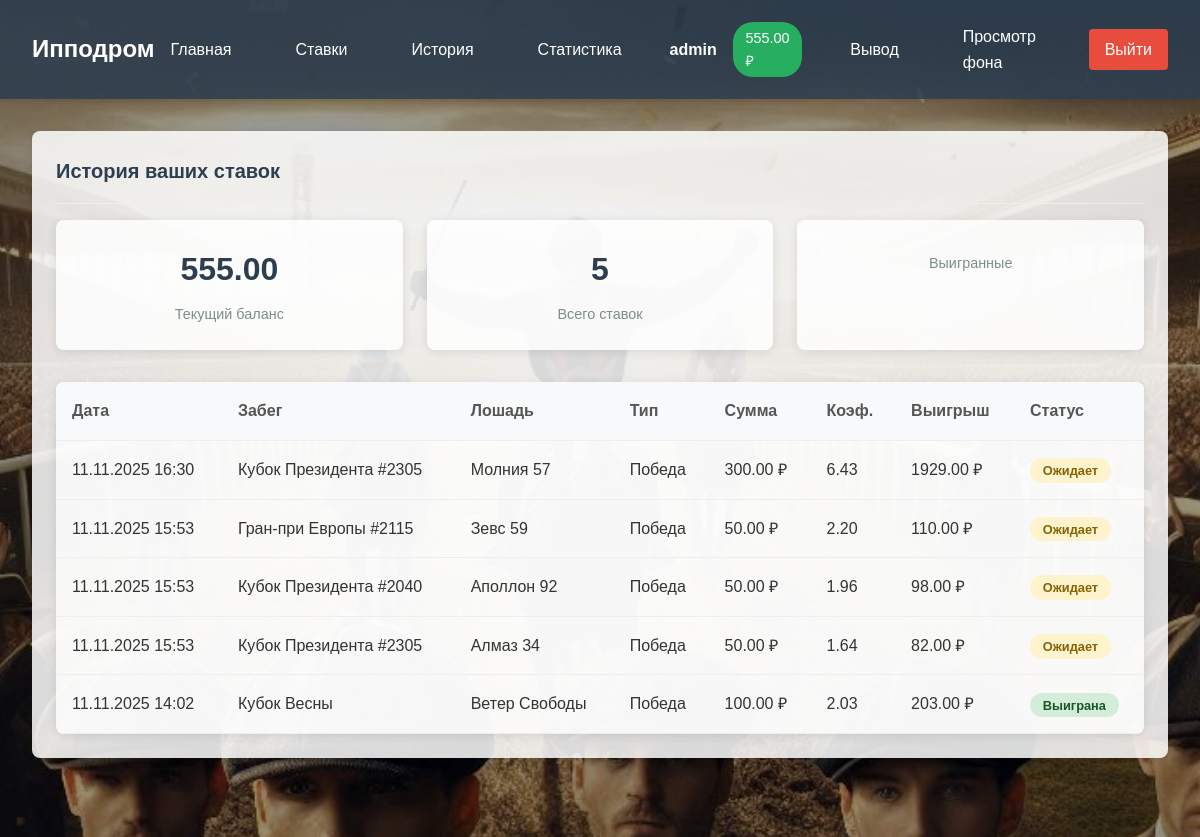
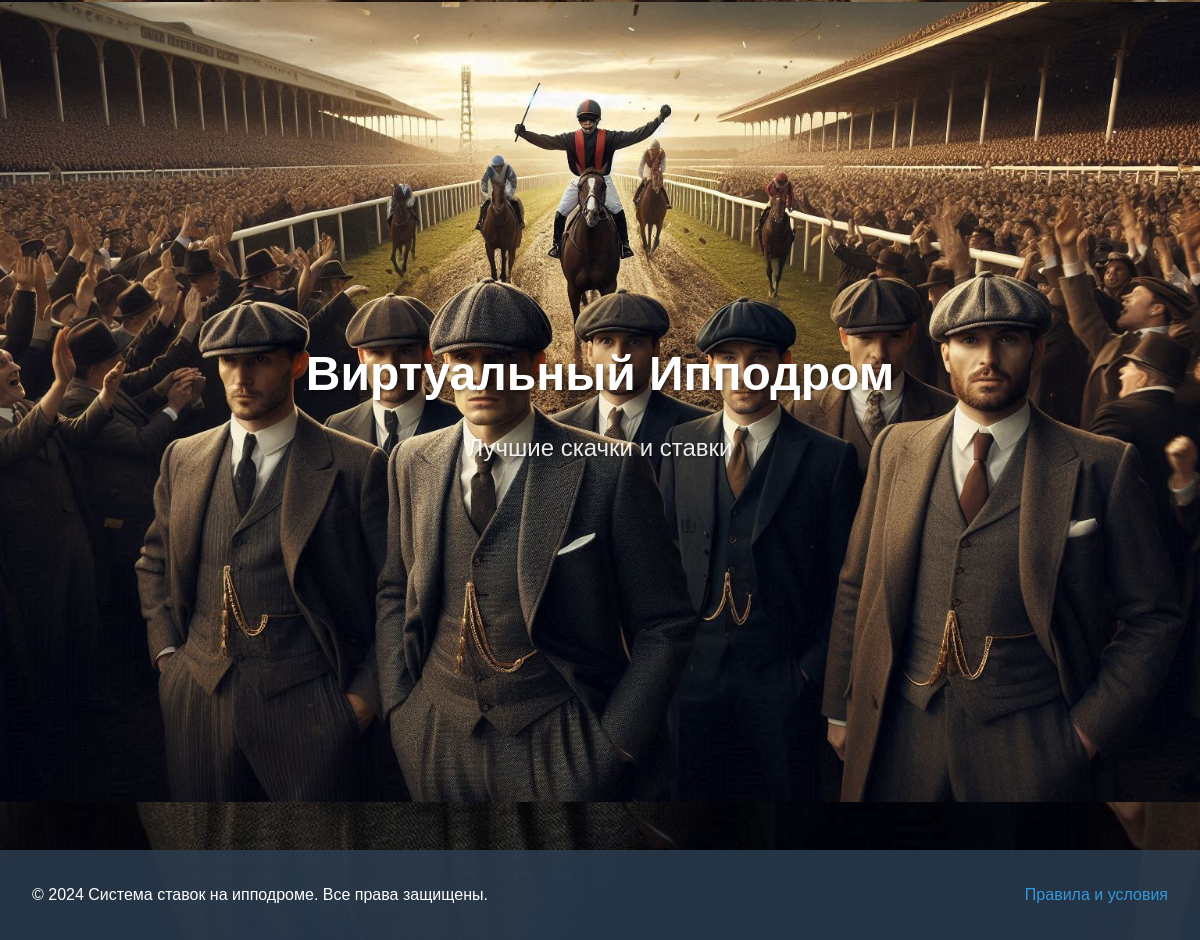
/bet-history/ (signed in), run on the app's committed database (2 pictures, top to bottom).
### betting/models.py (models this page shows, shortened)
class UserProfile(models.Model):
    user = models.OneToOneField(User, on_delete=models.CASCADE, related_name='betting_profile')
    balance = models.DecimalField(max_digits=10, decimal_places=2, default=1000.00)
    created_at = models.DateTimeField(auto_now_add=True)
    updated_at = models.DateTimeField(auto_now=True)

class Bet(models.Model):
    BET_TYPES = [
        ('win', 'Победа'),
        ('place', 'Место'),
        ('show', 'Показ'),
    ]
    user = models.ForeignKey(User, on_delete=models.CASCADE)
    race = models.ForeignKey(Race, on_delete=models.CASCADE)
    horse = models.ForeignKey(Horse, on_delete=models.CASCADE)
    bet_type = models.CharField(max_length=10, choices=BET_TYPES, default='win')
    amount = models.DecimalField(max_digits=10, decimal_places=2, default=0)
    odds = models.DecimalField(max_digits=5, decimal_places=2, default=2.0)
    potential_win = models.DecimalField(max_digits=10, decimal_places=2, default=0)
    is_winner = models.BooleanField(default=False)
    is_settled = models.BooleanField(default=False)
    created_at = models.DateTimeField(auto_now_add=True)
    settled_at = models.DateTimeField(null=True, blank=True)

class Race(models.Model):
    STATUS_CHOICES = [
        ('scheduled', 'Запланирован'),
        ('in_progress', 'В процессе'),
        ('finished', 'Завершен'),
        ('cancelled', 'Отменен'),
    ]
    name = models.CharField(max_length=200)
    start_time = models.DateTimeField()
    status = models.CharField(max_length=20, choices=STATUS_CHOICES, default='scheduled')
    created_at = models.DateTimeField(auto_now_add=True)
    winner = models.ForeignKey('Horse', on_delete=models.SET_NULL, null=True, blank=True, related_name='won_races')

class Horse(models.Model):
    race = models.ForeignKey(Race, on_delete=models.CASCADE, related_name='horses')
    name = models.CharField(max_length=100)
    odds = models.DecimalField(max_digits=5, decimal_places=2, default=2.0)
    color = models.CharField(max_length=50, blank=True)
    jockey = models.CharField(max_length=100, blank=True)

### betting/views.py (the view)
# urls.py: path('bet-history/', views.bet_history, name='bet_history'),
@login_required
def bet_history(request):
    bets = Bet.objects.filter(user=request.user).order_by('-created_at')
    user_profile = request.user.betting_profile
    context = {
        'bets': bets,
        'user_profile': user_profile
    }
    return render(request, 'betting/bet_history.html', context)

### betting/templates/betting/bet_history.html (shortened to what this page needs)
{% extends 'betting/base.html' %}
{% block content %}
<div class="card">
    <div class="card-header">
        <h1 class="card-title">История ваших ставок</h1>
    </div>
    <div class="user-stats">
        <div class="stats-grid">
            <div class="stat-card">
                <div class="stat-value">{{ user_profile.balance }}</div>
                <div class="stat-label">Текущий баланс</div>
            </div>
            <div class="stat-card">
                <div class="stat-value">{{ bets|length }}</div>
                <div class="stat-label">Всего ставок</div>
            </div>
            <div class="stat-card">
                <div class="stat-label">Выигранные</div>
            </div>
        </div>
    </div>
    {% if bets %}
    <div class="table-responsive">
        <table class="table">
            <thead>
                <tr>
                    <th>Дата</th>
                    <th>Забег</th>
                    <th>Лошадь</th>
                    <th>Тип</th>
                    <th>Сумма</th>
                    <th>Коэф.</th>
                    <th>Выигрыш</th>
                    <th>Статус</th>
                </tr>
            </thead>
            <tbody>
                {% for bet in bets %}
                <tr>
                    <td>{{ bet.created_at|date:"d.m.Y H:i" }}</td>
                    <td>{{ bet.race.name }}</td>
                    <td>{{ bet.horse.name }}</td>
                    <td>{{ bet.get_bet_type_display }}</td>
                    <td>{{ bet.amount }} ₽</td>
                    <td>{{ bet.odds }}</td>
                    <td>{{ bet.potential_win }} ₽</td>
                    <td>
                        {% if bet.is_settled %}
                            {% if bet.is_winner %}
                            <span class="status-badge status-won">Выиграна</span>
                            {% else %}
                            <span class="status-badge status-lost">Проиграна</span>
                            {% endif %}
                        {% else %}
                        <span class="status-badge status-pending">Ожидает</span>
                        {% endif %}
                    </td>
                </tr>
                {% endfor %}
            </tbody>
        </table>
    </div>
    {% else %}
    <div class="no-bets">
        <p>У вас еще нет ставок.</p>
        <a href="{% url 'betting:place_bet' %}" class="btn btn-primary">Сделать первую ставку</a>
    </div>
    {% endif %}
</div>
{% endblock %}

### betting/templates/betting/base.html (shortened to what this page needs)
<!DOCTYPE html>
<html lang="ru">
<head>
    {% load static %}
    <link rel="stylesheet" href="{% static 'betting/css/style.css' %}">
</head>
<body>
    <nav class="navbar">
        <div class="nav-container">
            <div class="nav-logo">
                <a href="{% url 'betting:home' %}">Ипподром</a>
            </div>
            <div class="nav-menu">
                <a href="{% url 'betting:home' %}" class="nav-link">Главная</a>
                <a href="{% url 'betting:place_bet' %}" class="nav-link">Ставки</a>
                {% if user.is_authenticated %}
                    <a href="{% url 'betting:bet_history' %}" class="nav-link">История</a>
                    <a href="{% url 'betting:user_stats' %}" class="nav-link">Статистика</a>
                    <div class="user-info">
                        <a href="{% url 'betting:transaction_history' %}" class="username">{{ user.username }}</a>
                        <a href="{% url 'betting:deposit' %}" class="balance">{{ user.betting_profile.balance }} ₽</a>
                    </div>
                    <a href="{% url 'betting:withdraw' %}" class="nav-link">Вывод</a>
                    <a href="#image-showcase" class="nav-link">Просмотр фона</a>
                    <a href="{% url 'betting:logout' %}" class="nav-link logout">Выйти</a>
                {% else %}
                    <a href="{% url 'betting:login' %}" class="nav-link">Войти</a>
                    <a href="{% url 'betting:register' %}" class="nav-link register">Регистрация</a>
                {% endif %}
            </div>
        </div>
    </nav>
    <main class="main-content">
        {% block content %}
        {% endblock %}
    </main>
    <section id="image-showcase" class="full-image-showcase">
        <div class="showcase-content">
            <h1 class="showcase-title">Виртуальный Ипподром</h1>
            <p class="showcase-subtitle">Лучшие скачки и ставки</p>
        </div>
    </section>
    <footer class="footer">
        <div class="footer-container">
            <p>&copy; 2024 Система ставок на ипподроме. Все права защищены.</p>
            <a href="{% url 'betting:terms' %}">Правила и условия</a>
        </div>
    </footer>
</body>
</html>

### betting/static/betting/css/style.css (style rules this page uses)
* { margin: 0; padding: 0; box-sizing: border-box; }
body { font-family: 'Arial', sans-serif; line-height: 1.6; color: #333; background: none; margin: 0; padding: 0; }
body { background: url('../images/backgrounds/background1.jpg') no-repeat center center fixed; background-size: cover; min-height: 100vh; }
body::before { content: ''; position: fixed; top: 0; left: 0; right: 0; bottom: 0; background: rgba(0, 0, 0, 0.4); z-index: -1; }
.main-content { background: none; min-height: calc(100vh - 140px); position: relative; max-width: 1200px; margin: 2rem auto; padding: 0 2rem; }
.navbar { background: rgba(44, 62, 80, 0.85); color: white; padding: 1rem 0; box-shadow: 0 2px 5px rgba(0,0,0,0.1); }
.nav-container { max-width: 1200px; margin: 0 auto; display: flex; justify-content: space-between; align-items: center; padding: 0 2rem; }
.nav-logo a { font-size: 1.5rem; font-weight: bold; color: white; text-decoration: none; }
.nav-menu { display: flex; align-items: center; gap: 2rem; }
.nav-link { color: white; text-decoration: none; padding: 0.5rem 1rem; border-radius: 4px; transition: background 0.3s; }
.user-info { display: flex; gap: 1rem; align-items: center; }
.username { font-weight: bold; }
.balance { background: #27ae60; padding: 0.3rem 0.8rem; border-radius: 20px; font-size: 0.9rem; }
.logout { background: #e74c3c; }
.card { background: rgba(255, 255, 255, 0.85); border-radius: 8px; padding: 1.5rem; margin-bottom: 1.5rem; box-shadow: 0 2px 10px rgba(0,0,0,0.1); }
.card-header { border-bottom: 1px solid #eee; padding-bottom: 1rem; margin-bottom: 1rem; }
.card-title { font-size: 1.25rem; font-weight: bold; color: #2c3e50; }
.table { width: 100%; border-collapse: collapse; background: rgba(255, 255, 255, 0.8); border-radius: 8px; overflow: hidden; box-shadow: 0 2px 10px rgba(0,0,0,0.1); }
.table th, .table td { padding: 1rem; text-align: left; border-bottom: 1px solid #eee; }
.table th { background: #f8f9fa; font-weight: bold; color: #555; }
.status-badge { padding: 0.3rem 0.8rem; border-radius: 20px; font-size: 0.8rem; font-weight: bold; }
.status-won { background: #d4edda; color: #155724; }
.status-pending { background: #fff3cd; color: #856404; }
.stats-grid { display: grid; grid-template-columns: repeat(auto-fit, minmax(200px, 1fr)); gap: 1.5rem; margin-bottom: 2rem; }
.stat-card { background: rgba(255, 255, 255, 0.85); padding: 1.5rem; border-radius: 8px; text-align: center; box-shadow: 0 2px 10px rgba(0,0,0,0.1); }
.stat-value { font-size: 2rem; font-weight: bold; color: #2c3e50; margin-bottom: 0.5rem; }
.stat-label { color: #7f8c8d; font-size: 0.9rem; }
.footer { background: rgba(44, 62, 80, 0.85); color: white; padding: 2rem 0; margin-top: 3rem; }
.footer-container { max-width: 1200px; margin: 0 auto; padding: 0 2rem; display: flex; justify-content: space-between; align-items: center; }
.footer a { color: #3498db; text-decoration: none; }
.user-info .username { color: white; text-decoration: none; font-weight: bold; }
.user-info .balance { background: #27ae60; padding: 0.3rem 0.8rem; border-radius: 20px; font-size: 0.9rem; color: white; text-decoration: none; }
.full-image-showcase { background: url('../images/backgrounds/background1.jpg') no-repeat center center; background-size: cover; height: 100vh; position: relative; margin-top: 3rem; }
.full-image-showcase::before { display: none; }
.showcase-content { position: absolute; top: 50%; left: 50%; transform: translate(-50%, -50%); text-align: center; color: white; text-shadow: 2px 2px 4px rgba(0,0,0,0.5); }
.showcase-title { font-size: 3rem; font-weight: bold; margin-bottom: 1rem; }
.showcase-subtitle { font-size: 1.5rem; opacity: 0.9; }

### data on the page
UserProfile: balance "555.00"
Bet: created_at "11.11.2025 16:30", race.name "Кубок Президента #2305", horse.name "Молния 57", bet_type "Победа", amount "300.00", odds "6.43", potential_win "1929.00", is_settled "Ожидает"
Bet: created_at "11.11.2025 15:53", race.name "Гран-при Европы #2115", horse.name "Зевс 59", bet_type "Победа", amount "50.00", odds "2.20", potential_win "110.00", is_settled "Ожидает"
Bet: created_at "11.11.2025 15:53", race.name "Кубок Президента #2040", horse.name "Аполлон 92", bet_type "Победа", amount "50.00", odds "1.96", potential_win "98.00", is_settled "Ожидает"
Bet: created_at "11.11.2025 15:53", race.name "Кубок Президента #2305", horse.name "Алмаз 34", bet_type "Победа", amount "50.00", odds "1.64", potential_win "82.00", is_settled "Ожидает"
Bet: created_at "11.11.2025 14:02", race.name "Кубок Весны", horse.name "Ветер Свободы", bet_type "Победа", amount "100.00", odds "2.03", potential_win "203.00", is_settled "Выиграна"

### other printed values
{{ user.username }} "admin"
{{ user.betting_profile.balance }} "555.00"
{{ bets|length }} "5"
